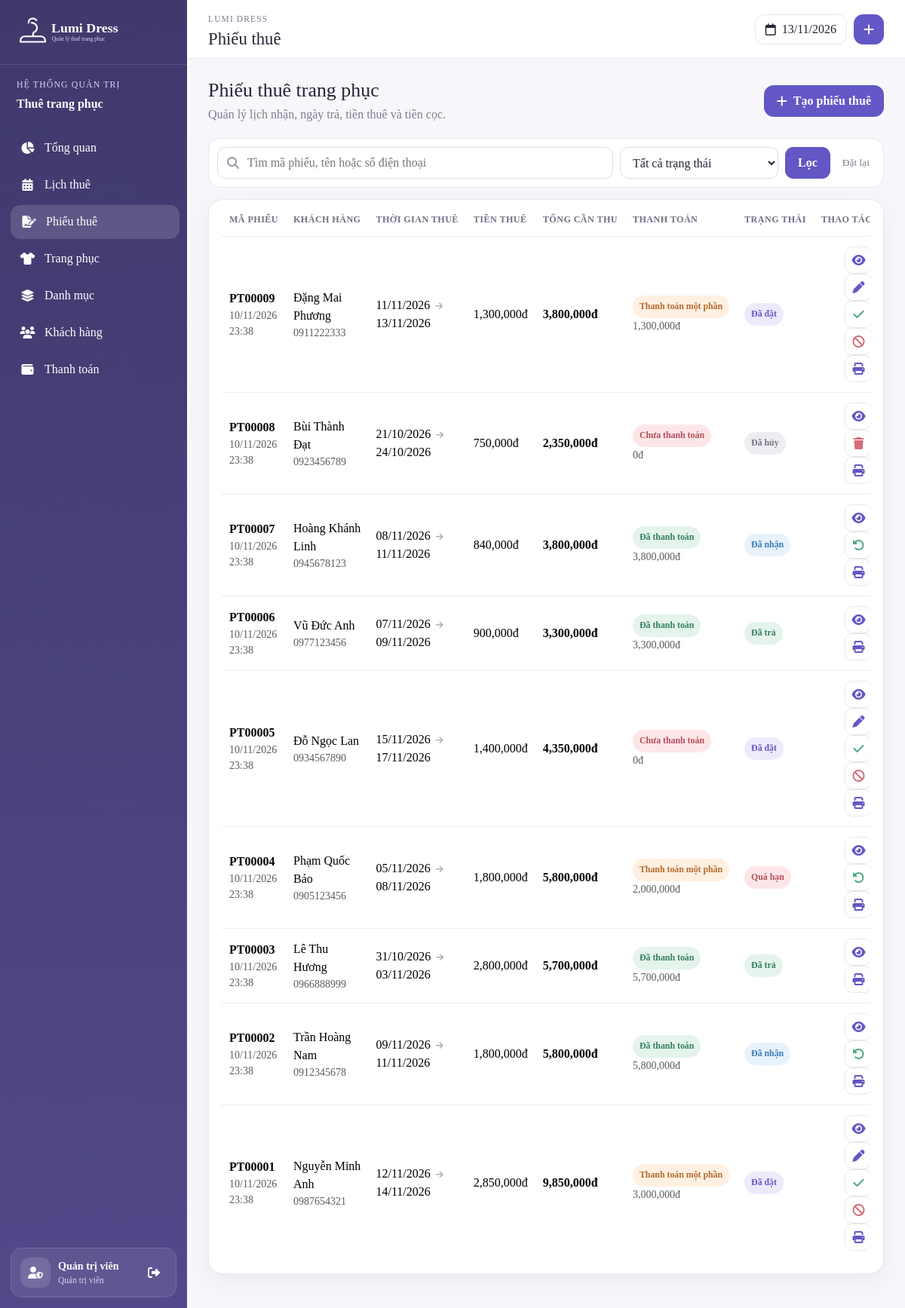
Page /admin/rentals.php (signed in) on the committed database.
### tables this page shows
CREATE TABLE `rentals` (
  `id` int(11) NOT NULL,
  `customer_id` int(11) NOT NULL,
  `created_by` int(11) DEFAULT NULL,
  `receive_date` date NOT NULL,
  `return_date` date NOT NULL,
  `rental_amount` decimal(10,2) NOT NULL DEFAULT 0.00,
  `deposit_amount` decimal(10,2) NOT NULL DEFAULT 0.00,
  `discount` decimal(10,2) NOT NULL DEFAULT 0.00,
  `final_amount` decimal(10,2) NOT NULL DEFAULT 0.00,
  `paid_amount` decimal(10,2) NOT NULL DEFAULT 0.00,
  `status` varchar(50) NOT NULL,
  `payment_status` varchar(50) NOT NULL,
  `cancel_reason` varchar(255) DEFAULT NULL,
  `cancelled_at` date DEFAULT NULL,
  `note` varchar(500) DEFAULT NULL,
  `created_at` datetime NOT NULL DEFAULT current_timestamp(),
  `updated_at` datetime NOT NULL DEFAULT current_timestamp()
);

CREATE TABLE `customers` (
  `id` int(11) NOT NULL,
  `fullname` varchar(100) NOT NULL,
  `phone` varchar(11) NOT NULL,
  `email` varchar(100) DEFAULT NULL,
  `identity_number` varchar(20) DEFAULT NULL,
  `address` varchar(255) DEFAULT NULL,
  `password` varchar(255) NOT NULL,
  `status` tinyint(4) NOT NULL DEFAULT 1,
  `created_at` datetime NOT NULL DEFAULT current_timestamp()
);

### config.php (called while the page is built, shortened)
<?php
function format_price($value):string{return number_format((float)$value,0,'.',',');}
function rental_status_label(string $status):string{
    $labels=['reserved'=>'Đã đặt','picked_up'=>'Đã nhận','returned'=>'Đã trả','cancelled'=>'Đã hủy','overdue'=>'Quá hạn'];
    return $labels[$status]??$status;
}
function payment_status_label(string $status):string{
    $labels=['unpaid'=>'Chưa thanh toán','partial'=>'Thanh toán một phần','paid'=>'Đã thanh toán'];
    return $labels[$status]??$status;
}
?>

### admin/rentals.php (the view, shortened to what this page needs)
<?php
include 'header.php';
$conn->query("UPDATE rentals SET status='overdue' WHERE status='picked_up' AND return_date<CURDATE()");
$page=max(1,(int)($_GET['page']??1));$limit=10;$offset=($page-1)*$limit;$status=$_GET['status']??'';$keyword=trim($_GET['q']??'');
$conditions=[];$types='';$values=[];
$where=$conditions?'WHERE '.implode(' AND ',$conditions):'';
$stmt=$conn->prepare("SELECT r.*,c.fullname,c.phone FROM rentals r JOIN customers c ON c.id=r.customer_id $where ORDER BY r.id DESC LIMIT ?,?");$types2=$types.'ii';$values2=array_merge($values,[$offset,$limit]);$stmt->bind_param($types2,...$values2);$stmt->execute();$data=$stmt->get_result();
?>
<div class="page-head"><div><h2>Phiếu thuê trang phục</h2><p>Quản lý lịch nhận, ngày trả, tiền thuê và tiền cọc.</p></div><button class="btn-primary-soft" data-bs-toggle="modal" data-bs-target="#rentalModal" onclick="openRental()"><i class="fas fa-plus"></i>Tạo phiếu thuê</button></div>
<form class="filter-bar"><div class="search-box"><i class="fas fa-search"></i><input name="q" value="<?= htmlspecialchars($keyword) ?>" placeholder="Tìm mã phiếu, tên hoặc số điện thoại"></div><select name="status"><option value="">Tất cả trạng thái</option></select><button class="filter-submit">Lọc</button><a href="rentals.php">Đặt lại</a></form>
<section class="panel table-panel"><div class="table-responsive"><table class="table align-middle"><thead><tr><th>Mã phiếu</th><th>Khách hàng</th><th>Thời gian thuê</th><th>Tiền thuê</th><th>Tổng cần thu</th><th>Thanh toán</th><th>Trạng thái</th><th class="text-end">Thao tác</th></tr></thead><tbody>
<?php if($data&&$data->num_rows):while($row=$data->fetch_assoc()):?>
<tr><td><strong>PT<?= str_pad($row['id'], 5, '0', STR_PAD_LEFT) ?></strong><small class="d-block text-muted"><?= date('d/m/Y H:i',strtotime($row['created_at'])) ?></small></td><td><?= htmlspecialchars($row['fullname']) ?><small class="d-block text-muted"><?= htmlspecialchars($row['phone']) ?></small></td><td><?= date('d/m/Y',strtotime($row['receive_date'])) ?><span class="date-arrow"><i class="fas fa-arrow-right"></i></span><?= date('d/m/Y',strtotime($row['return_date'])) ?></td><td><?= format_price($row['rental_amount']) ?>đ</td><td><strong><?= format_price($row['final_amount']) ?>đ</strong></td><td><span class="payment payment-<?= $row['payment_status'] ?>"><?= payment_status_label($row['payment_status']) ?></span><small class="d-block text-muted"><?= format_price($row['paid_amount']) ?>đ</small></td><td><span class="status status-<?= $row['status'] ?>"><?= rental_status_label($row['status']) ?></span></td><td class="text-end"><button class="icon-btn" onclick="viewRental(<?= $row['id'] ?>)" title="Chi tiết"><i class="fas fa-eye"></i></button><?php if($row['status']==='reserved'):?><button class="icon-btn" onclick="editRental(<?= $row['id'] ?>)" title="Sửa"><i class="fas fa-pen"></i></button><button class="icon-btn success" onclick="changeStatus(<?= $row['id'] ?>,'pickup','Xác nhận khách đã nhận trang phục?')" title="Nhận đồ"><i class="fas fa-check"></i></button><button class="icon-btn danger" onclick="changeStatus(<?= $row['id'] ?>,'cancel','Hủy phiếu thuê này?')" title="Hủy"><i class="fas fa-ban"></i></button><?php elseif(in_array($row['status'],['picked_up','overdue'],true)):?><button class="icon-btn success" onclick="changeStatus(<?= $row['id'] ?>,'return','Xác nhận khách đã trả đủ trang phục?')" title="Trả đồ"><i class="fas fa-rotate-left"></i></button><?php elseif($row['status']==='cancelled'):?><button class="icon-btn danger" onclick="deleteRental(<?= $row['id'] ?>)" title="Xóa"><i class="fas fa-trash"></i></button><?php endif;?><a class="icon-btn" href="print_rental.php?id=<?= $row['id'] ?>" target="_blank" title="In phiếu"><i class="fas fa-print"></i></a></td></tr>
<?php endwhile;else:?><tr><td colspan="8" class="empty">Không tìm thấy phiếu thuê.</td></tr><?php endif;?>
</tbody></table></div></section>
<?php include 'footer.php'; ?>

### assets/css/admin.css (style rules this page uses)
:root { --primary:#6257c5;--primary-dark:#443d75;--primary-soft:#f1effb;--ink:#252537;--muted:#7d7d91;--line:#e7e6ef;--surface:#ffffff;--page:#f7f7fb;--danger:#d66c7a;--success:#4ca97d;--warning:#e7a550;--blue:#4f9fe6;--shadow:0 10px 30px rgba(50,45,90,.07) }
* { box-sizing:border-box }
html,body { min-height:100% }
body { margin:0;background:var(--page);color:var(--ink);font-family:"Times New Roman",Times,serif;overflow-x:hidden }
a { text-decoration:none }
button,input,select,textarea { font-family:inherit }
.page-head { margin-bottom:19px;display:flex;align-items:center;justify-content:space-between;gap:20px }
.page-head h2 { margin:0;font-size:1.62rem }
.page-head p { margin:5px 0 0;color:var(--muted) }
.btn-primary-soft { min-height:42px;padding:0 17px;border:0;border-radius:13px;display:inline-flex;align-items:center;justify-content:center;gap:8px;background:var(--primary);color:#fff!important;font-weight:700 }
.btn-primary-soft * { color:#fff!important }
.panel { border:1px solid var(--line);border-radius:19px;background:#fff;box-shadow:var(--shadow);overflow:hidden }
.table-panel { padding:4px 17px 17px }
.table { margin:0;color:var(--ink) }
.table>:not(caption)>*>* { padding:13px 10px;border-bottom-color:#ecebf2;vertical-align:middle }
.table thead th { font-size:.76rem;letter-spacing:.4px;text-transform:uppercase;color:#707086;white-space:nowrap }
.table tbody tr:last-child td { border-bottom:0 }
.filter-bar { margin-bottom:15px;padding:11px;border:1px solid var(--line);border-radius:16px;display:flex;align-items:center;gap:9px;background:#fff }
.search-box { min-width:260px;flex:1;position:relative }
.search-box i { position:absolute;left:13px;top:50%;transform:translateY(-50%);color:#9998aa }
.search-box input,.filter-bar select { width:100%;min-height:42px;border:1px solid #dedde8;border-radius:11px;background:#fff;color:var(--ink);outline:0 }
.search-box input { padding:0 13px 0 39px }
.filter-bar select { max-width:210px;padding:0 36px 0 12px }
.filter-submit { min-height:42px;padding:0 17px;border:0;border-radius:11px;background:var(--primary);color:#fff;font-weight:700 }
.filter-bar>a { padding:0 7px;color:var(--muted);font-size:.84rem }
.icon-btn { width:36px;height:36px;margin-left:3px;border:1px solid var(--line);border-radius:10px;display:inline-grid;place-items:center;background:#fff;color:var(--primary) }
.icon-btn.danger { color:var(--danger) }
.icon-btn.success { color:var(--success) }
.soft-badge,.size-badge,.status,.payment,.payment-type { display:inline-flex;align-items:center;justify-content:center;padding:6px 9px;border-radius:999px;font-size:.74rem;font-weight:700;white-space:nowrap }
.status-reserved { background:#eeeafb;color:#6658c7 }
.status-picked_up { background:#e7f2fc;color:#397bb4 }
.status-returned { background:#e4f4ec;color:#36805c }
.status-overdue { background:#fde6e7;color:#b34e5b }
.status-cancelled { background:#eeedf1;color:#777684 }
.payment-unpaid { background:#fde6e7;color:#b34e5b }
.payment-partial { background:#fff0e1;color:#b36a2d }
.payment-paid { background:#e4f4ec;color:#36805c }
.date-arrow { margin:0 7px;color:#aaa8b7;font-size:.7rem }

### rows in the picture
rentals: id "00009", created_at "10/11/2026 23:38", customer.fullname "Đặng Mai Phương", customer.phone "0911222333", receive_date "11/11/2026", return_date "13/11/2026", rental_amount "1,300,000", final_amount "3,800,000", payment_status "Thanh toán một phần", paid_amount "1,300,000", status "Đã đặt"
rentals: id "00008", created_at "10/11/2026 23:38", customer.fullname "Bùi Thành Đạt", customer.phone "0923456789", receive_date "21/10/2026", return_date "24/10/2026", rental_amount "750,000", final_amount "2,350,000", payment_status "Chưa thanh toán", paid_amount "0", status "Đã hủy"
rentals: id "00007", created_at "10/11/2026 23:38", customer.fullname "Hoàng Khánh Linh", customer.phone "0945678123", receive_date "08/11/2026", return_date "11/11/2026", rental_amount "840,000", final_amount "3,800,000", payment_status "Đã thanh toán", paid_amount "3,800,000", status "Đã nhận"
rentals: id "00006", created_at "10/11/2026 23:38", customer.fullname "Vũ Đức Anh", customer.phone "0977123456", receive_date "07/11/2026", return_date "09/11/2026", rental_amount "900,000", final_amount "3,300,000", payment_status "Đã thanh toán", paid_amount "3,300,000", status "Đã trả"
rentals: id "00005", created_at "10/11/2026 23:38", customer.fullname "Đỗ Ngọc Lan", customer.phone "0934567890", receive_date "15/11/2026", return_date "17/11/2026", rental_amount "1,400,000", final_amount "4,350,000", payment_status "Chưa thanh toán", paid_amount "0", status "Đã đặt"
rentals: id "00004", created_at "10/11/2026 23:38", customer.fullname "Phạm Quốc Bảo", customer.phone "0905123456", receive_date "05/11/2026", return_date "08/11/2026", rental_amount "1,800,000", final_amount "5,800,000", payment_status "Thanh toán một phần", paid_amount "2,000,000", status "Quá hạn"
rentals: id "00003", created_at "10/11/2026 23:38", customer.fullname "Lê Thu Hương", customer.phone "0966888999", receive_date "31/10/2026", return_date "03/11/2026", rental_amount "2,800,000", final_amount "5,700,000", payment_status "Đã thanh toán", paid_amount "5,700,000", status "Đã trả"
rentals: id "00002", created_at "10/11/2026 23:38", customer.fullname "Trần Hoàng Nam", customer.phone "0912345678", receive_date "09/11/2026", return_date "11/11/2026", rental_amount "1,800,000", final_amount "5,800,000", payment_status "Đã thanh toán", paid_amount "5,800,000", status "Đã nhận"
rentals: id "00001", created_at "10/11/2026 23:38", customer.fullname "Nguyễn Minh Anh", customer.phone "0987654321", receive_date "12/11/2026", return_date "14/11/2026", rental_amount "2,850,000", final_amount "9,850,000", payment_status "Thanh toán một phần", paid_amount "3,000,000", status "Đã đặt"

### other values in the picture
$_SESSION['admin']['fullname'] "Quản trị viên"
$pageTitle "Phiếu thuê"
